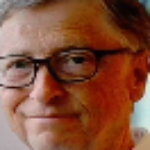
#> input picture Day_7_face_recognition_LBPH_OR_fisherface/data/Bill gates/0_2463_1631182077.4434938.png, 150 x 150 px, found by its file name
$ python 1_face_recognization_using_LBPG_OR_FisherFace.py
#> lines starting #> are read from the running program, lines starting #| are printed output that depends on the picture
import time

import cv2, numpy, os

###################### face img collect ? ###############################

# if collecting face then turn this variable into true
import numpy

algo_xml_file = "haarcascade_frontalface_default.xml"      # in same directory
haar_cascade_facial_classifier = cv2.CascadeClassifier(algo_xml_file)
scale = 1.3
neighbour = 4
face_width = 150
face_Height = 150
img_folder_path = r"C:\Users\chira\PycharmProjects\AI_and_ML_Hackathon\Day_7_face_recognition_LBPH_OR_fisherface\data"  # raw string

#######################  Setting  ##############################

print("Training....")
(images, labels, names) = ([], [], {})    # ie. (images, labels, names) = 1.png-0-elon, 2.png-0-elon ...

for (subDirs, Dir, Files) in os.walk(img_folder_path):      # traversing data folder and getting all necessary data into (images, labels, names)
    id = 0  # taken as person id, every folder/person will have unique id
    for subDir in Dir:
        names[id] = subDir
        subDir_path = os.path.join(img_folder_path, subDir)
        for img_file_name in os.listdir(subDir_path):
            img_path = os.path.join(subDir_path, img_file_name)
            labels.append(id)
            images.append(cv2.imread(img_path, 0))

        id+=1   # id for second person/folder
#> id = 1

(images, labels) = [numpy.array(lst) for lst in [images, labels]]   # converting list to numpy arrays for model training

# model = cv2.face.FisherFaceRecognizer_create()
model = cv2.face.LBPHFaceRecognizer_create()

model.train(images, labels)     # passing numpy arrays for training
print("Training finished.")

camera_instance = cv2.VideoCapture(0)   # for camera frame

unk_count =0
while True:
    success, img = camera_instance.read()
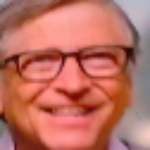
#> input picture Day_7_face_recognition_LBPH_OR_fisherface/data/Bill gates/12_556_1631182102.3122082.png, 150 x 150 px, given in place of the camera
#> img is the input picture: shape (150, 150, 3); mean B, G, R 98.5, 111.5, 189.2
    shape = (500, 500)  # W and H for low computational overhead
    resized_img = cv2.resize(img, shape)
    gray_img = cv2.cvtColor(img, cv2.COLOR_BGR2GRAY)    # obtaining gray img
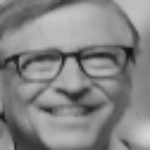
#> gray_img: shape (150, 150); min 16, max 215, mean 133.2

    faces_locations_in_gray = haar_cascade_facial_classifier.detectMultiScale(gray_img, scale, neighbour)     # detecting face locations
    for (x,y,w,h) in faces_locations_in_gray:
        # drawing rectangle
        cv2.rectangle(resized_img, (x,y), (x+w, y+h), (255, 255, 0), 3)

        # cropping face from gray img
        face_img = gray_img[y:y+h, x:x+w]

        # resize cropped face to certain shape
        resized_face_img = cv2.resize(face_img, (face_width, face_Height))

        # make prediction using cropped face from frame
        prediction = model.predict(resized_face_img)

        #based on prediction alue show if matched or not
        # low prediction[1] value means more accurate match
        text_to_put_on_img = ""
        if prediction[1] < 300:     # reduce 300 to more restrict/accurate matching -> high chances to unknown
            text_to_put_on_img = f"{names[prediction[0]]} mathced : {prediction[1]}"
            unk_count = 0
        else:
            text_to_put_on_img = "Unknown"
            if unk_count > 100:     # for checking
                print("Unknown person : > 100")
                time_ = time.time()
                UK_face_img = resized_img[y:y + h, x:x + w]
                cv2.imwrite("unknown"+str(time_), UK_face_img)

        print(text_to_put_on_img)
        cv2.putText(resized_img, text_to_put_on_img, (x-10, y-10), cv2.FONT_HERSHEY_SIMPLEX, 0.5, (0, 255,0), 2)

        if cv2.waitKey(1) & 0xFF == ord('q') or cv2.waitKey(1) == 27:
            break
    # showing img
    cv2.imshow("Face recognizer", resized_img)

    if cv2.waitKey(1) & 0xFF == ord('q') or cv2.waitKey(1) == 27:
#> (key q is pressed here)
        break


cv2.destroyAllWindows()  # destroying any window if left opened
camera_instance.release()  # releasing camera instance ( releasing instances is good practice )
# realising the camera instance is must .
print("done !")
